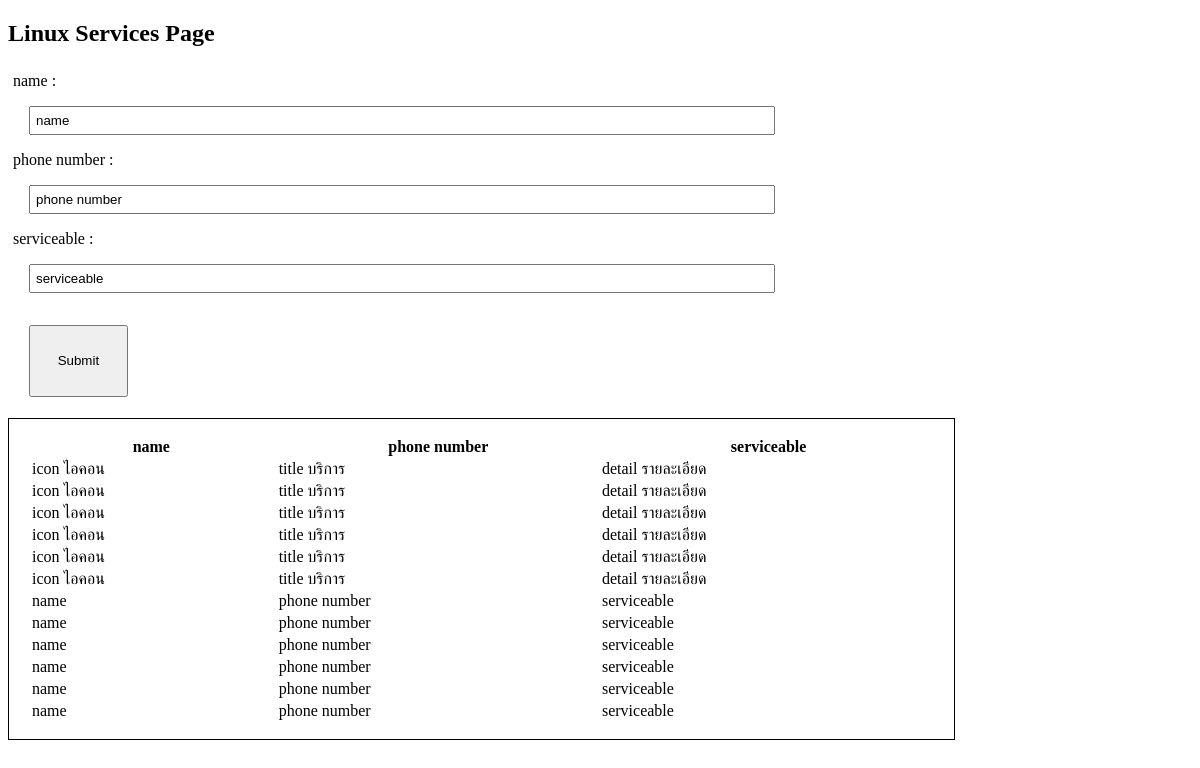
The app's page /index, older data.
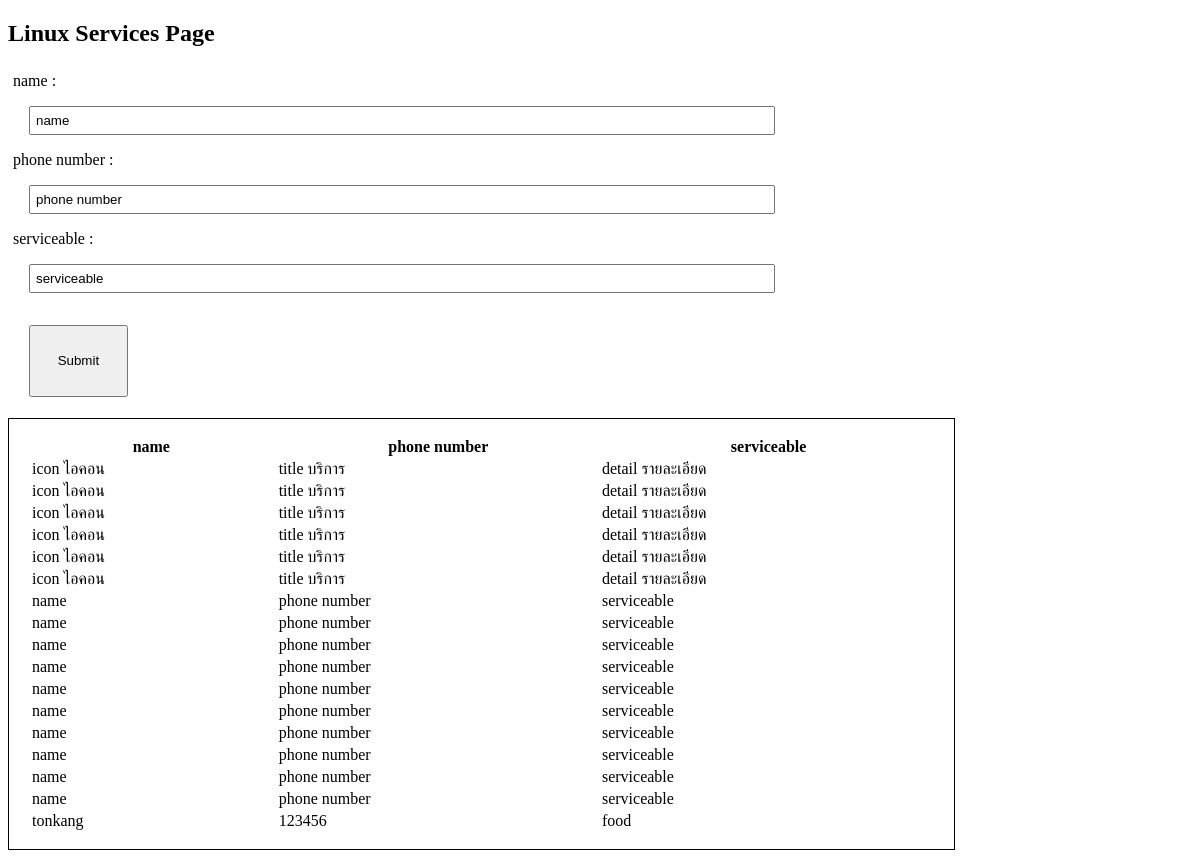
The same page, newer data.
### myapp/models.py (models this page shows)
class Service(models.Model):
    icon = models.CharField(max_length=200)
    title = models.CharField(max_length=300)
    detail = models.CharField(max_length=1000)
    def __str__(self):
        return self.title

### myapp/views.py (the view)
# urls.py: path('index',appview.index),
def index(req):
    if req.method == 'POST':
        post = req.POST
        s = Service()
        s.icon = post['icon']
        s.title = post['title']
        s.detail = post['detail']
        s.save()
        services = Service.objects.all()
        print(services)
        return render(req, 'myapp/index.html', { 'services': services })
    else:
        print('ร้องขอทำมะดา')
        services = Service.objects.all()
        print(services)
        return render(req, 'myapp/index.html', { 'services': services })

### myapp/templates/myapp/index.html (shortened to what this page needs)
<!DOCTYPE html>
<html lang="en">
  <head>
    {% load static %}
    <link href="{% static 'vendor/fontawesome-free/css/all.min.css' %}" rel="stylesheet" type="text/css">
  </head>
  <body>
    <nav> <h1> Linux Services Page </h1> </nav>
    <div>
      <section class="filled">
        <form action="index" method="POST" enctype="multipart/form-data;charset=UTF-8">
          name :
          <div class="spacing"><input class="filled" type="text" name="icon" value="name"/></div>
          phone number :
          <div class="spacing"><input class="filled" type="text" name="title" value="phone number"/></div>
          serviceable :
          <div class="spacing"><input class="filled" type="text" name="detail" value="serviceable"/></div>
          <div class="spacing"><button style="padding: 2em;" type="submit">Submit</button></div>
        </form>
      </section>
      <div>
       <table style="width:80%; border: 1px solid black; padding: 1em;">
        <tr>
          <th> name </th>
          <th>phone number</th>
          <th> serviceable</th>
        </tr>
        {% for s in services %}
        <tr>
          <td> <i class="fa {{s.icon}}"></i> {{ s.icon }}</td>
          <td>{{ s.title }}</td>
          <td>{{ s.detail }}</td>
        </tr>
        {% endfor %}
      </table>
      </div>
    </div>
  </body>
</html>

Row changes from the older to the newer data that the page shows:
added Service: icon "name", title "phone number", detail "serviceable"
added Service: icon "name", title "phone number", detail "serviceable"
added Service: icon "name", title "phone number", detail "serviceable"
added Service: icon "name", title "phone number", detail "serviceable"
added Service: icon "tonkang", title "123456", detail "food"
